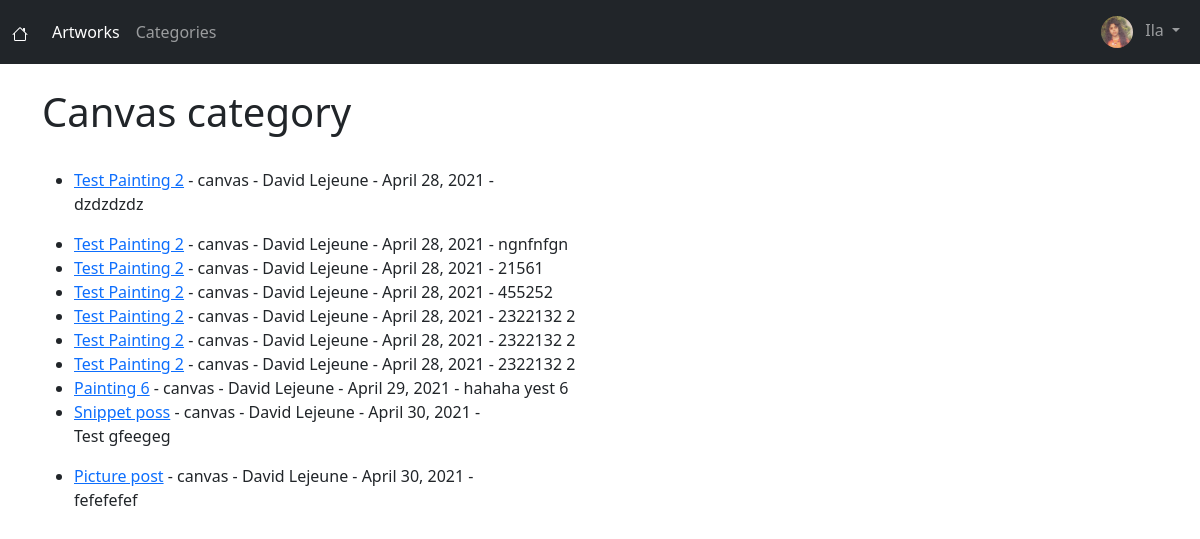
Page /category/canvas/ (signed in) on the committed database.
### artworks/models.py (models this page shows, shortened)
class Profile(models.Model):
    user = models.OneToOneField(User, null=True, on_delete=models.CASCADE)
    bio = models.TextField(blank=True, null=True)
    profile_pic = models.ImageField(null=True, blank=True, upload_to="images/profile/", default='images/profile/default-profile.png')
    website_url = models.CharField(max_length=255, blank=True, null=True)
    facebook_url = models.CharField(max_length=255, blank=True, null=True)
    instagram_url = models.CharField(max_length=255, blank=True, null=True)
    twitter_url = models.CharField(max_length=255, blank=True, null=True)

class Artwork(models.Model):
    title = models.CharField(max_length=255)
    header_image = models.ImageField(null=True, blank=True, upload_to="images/")
    title_tag = models.CharField(max_length=255)
    author = models.ForeignKey(User, on_delete=models.CASCADE)
    body = RichTextField(blank=True, null=True)
    snippet = models.CharField(max_length=255)
    artwork_date = models.DateField(auto_now_add=True)
    category = models.CharField(max_length=255, default='No category')
    likes = models.ManyToManyField(User, related_name='artwork_post')

### artworks/views.py (the view)
# urls.py: path('category/<str:cats>/' , CategoryView, name="category"),
def CategoryView(request, cats):
    category_artworks = Artwork.objects.filter(category=cats.replace('-',' '))
    return render(request, 'categories.html', {'cats':cats.title().replace('-',' '), 'category_artworks':category_artworks})

### artworks/templates/categories.html (shortened to what this page needs)
{% extends 'base.html' %}
{% block content %}
{% if category_artworks %}
<h1>{{ cats }} category</h1>
<br>
    <ul>
        {% for artwork in category_artworks %}
            <li><a href="{% url 'artwork-detail' artwork.pk %}">{{ artwork.title }}</a> - {{ artwork.category}} - {{ artwork.author.first_name }} {{ artwork.author.last_name }} - {{ artwork.artwork_date }} -
                {{ artwork.body|slice:":100"|safe }}</li>
        {% endfor %}
    </ul>
{% else %}
<div class="d-flex justify-content-center">
    <div class="alert alert-dark" role="alert">
        Sorry, this page doesn't exist .
    </div>
</div>
{% endif %}
{% endblock %}

### artworks/templates/base.html (shortened to what this page needs)
<!doctype html>
<html lang="en">
  <head>
    <link href="https://cdn.jsdelivr.net/npm/bootstrap@5.0.0-beta3/dist/css/bootstrap.min.css" rel="stylesheet">
  </head>
  <body>
    <nav class="navbar navbar-expand-lg navbar-dark bg-dark">
      <div class="container-fluid">
        <a class="navbar-brand" href="{% url 'home' %}">
        </a>
        <div class="collapse navbar-collapse" id="navbarSupportedContent">
          <ul class="navbar-nav me-auto mb-2 mb-lg-0">
            <li class="nav-item">
              <a class="nav-link active" aria-current="page" href="{% url 'artworks' %}">Artworks</a>
            </li>
              <li>
                {% if cat_menu %}
                <ul class="navbar-nav">
                  <li class="nav-item dropdown">
                    <a class="nav-link dropdown-toggle" href="#" id="navbarDarkDropdownMenuLink" role="button" data-bs-toggle="dropdown" aria-expanded="false">
                      Categories
                    </a>
                    <ul class="dropdown-menu dropdown-menu-dark" aria-labelledby="navbarDarkDropdownMenuLink">
                        <!--<li><a class="dropdown-item" href="{% url 'artworks' %}">All artworks</a></li>
                        <li><hr class="dropdown-divider"></li>-->
                          {% for item in cat_menu %}
                            <li><a class="dropdown-item" href="{% url 'category' item|slugify %}">{{ item }}</a></li>
                          {% endfor %}
                    </ul>
                  </li>
                </ul>
                {% else %}
                <li class="nav-item">
                  <a class="nav-link" href="{% url 'all-category' %}">Categories</a>
                </li>
                {% endif %}
              </li>
              {% if user.is_authenticated %}
                </ul>
                <ul class="navbar-nav ml-auto">
                  <li class="nav-item dropdown  mr-auto">
                    <a class="nav-link dropdown-toggle" href="#" id="navbarDarkDropdownMenuLink" role="button" data-bs-toggle="dropdown" aria-expanded="false">
                      {% if user.profile.profile_pic %}
                          <img src="{{ user.profile.profile_pic.url }}"  class="rounded-circle" width=32 height=32></img>
                      {% else %}
                          <img src="/media/images/profile/default-profile.png"  class="rounded" width=32 height=32></img>
                      {% endif %}
                      {{ user.first_name }}
                    </a>
                  </li>
                </ul>
              {% endif %}
        </div>
      </div>
    </nav>
    <br/>
    <div class="container">
        {% block content %}
        {% endblock %}
    </div>
  </body>
</html>

### rows in the picture
Artwork: title "Test Painting 2", category "canvas", author.first_name "David", author.last_name "Lejeune", artwork_date "April 28, 2021", body "dzdzdzdz"
Artwork: title "Test Painting 2", category "canvas", author.first_name "David", author.last_name "Lejeune", artwork_date "April 28, 2021", body "ngnfnfgn"
Artwork: title "Test Painting 2", category "canvas", author.first_name "David", author.last_name "Lejeune", artwork_date "April 28, 2021", body "21561"
Artwork: title "Test Painting 2", category "canvas", author.first_name "David", author.last_name "Lejeune", artwork_date "April 28, 2021", body "455252"
Artwork: title "Test Painting 2", category "canvas", author.first_name "David", author.last_name "Lejeune", artwork_date "April 28, 2021", body "2322132 2"
Artwork: title "Test Painting 2", category "canvas", author.first_name "David", author.last_name "Lejeune", artwork_date "April 28, 2021", body "2322132 2"
Artwork: title "Test Painting 2", category "canvas", author.first_name "David", author.last_name "Lejeune", artwork_date "April 28, 2021", body "2322132 2"
Artwork: title "Painting 6", category "canvas", author.first_name "David", author.last_name "Lejeune", artwork_date "April 29, 2021", body "hahaha yest 6"
Artwork: title "Snippet poss", category "canvas", author.first_name "David", author.last_name "Lejeune", artwork_date "April 30, 2021", body "Test gfeegeg"
Artwork: title "Picture post", category "canvas", author.first_name "David", author.last_name "Lejeune", artwork_date "April 30, 2021", body "fefefefef"

### other values in the picture
{{ user.first_name }} "Ila"
{{ cats }} "Canvas"
